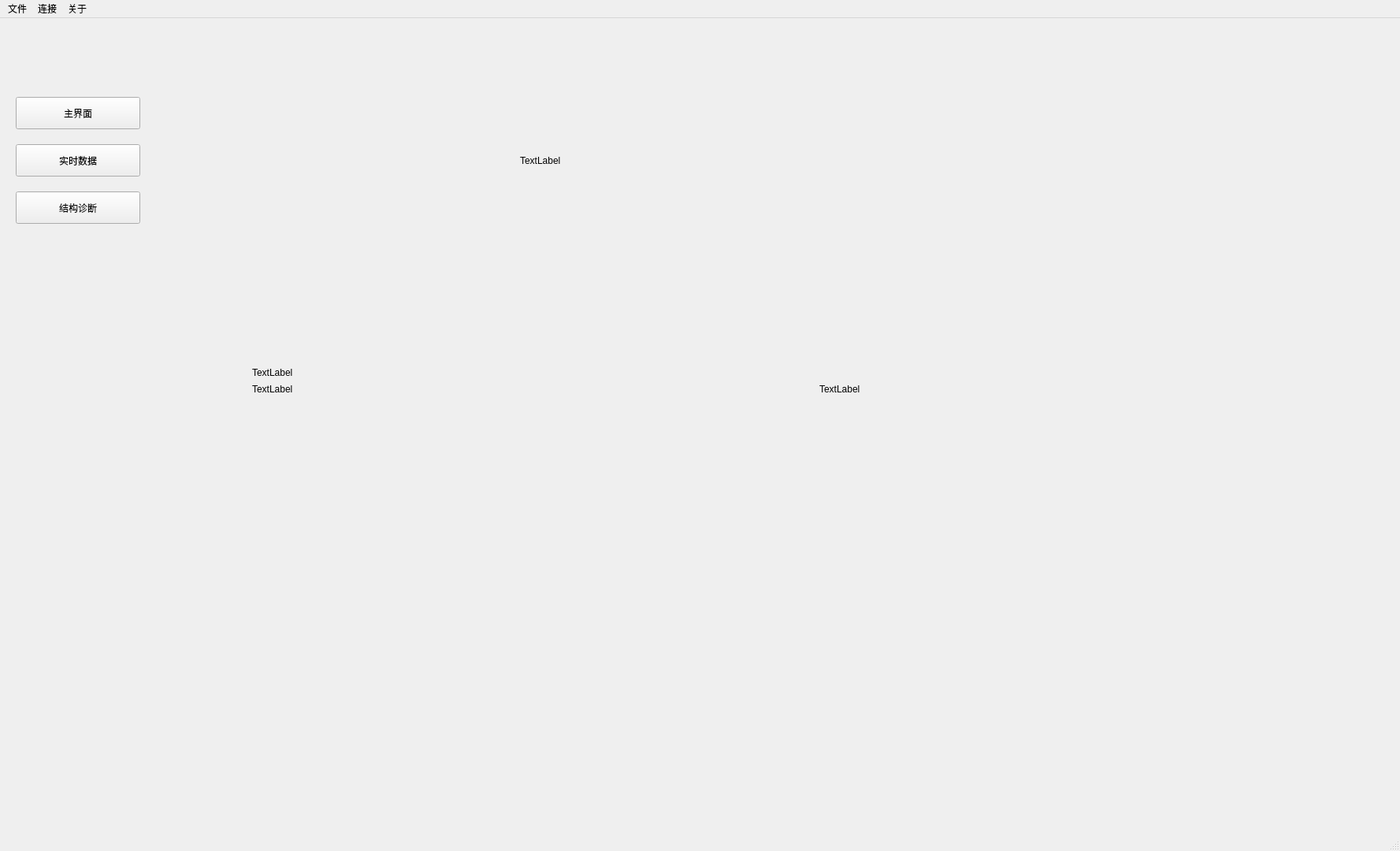
<?xml version="1.0" encoding="UTF-8"?>
<ui version="4.0">
 <class>MainWindow</class>
 <widget class="QMainWindow" name="MainWindow">
  <property name="geometry">
   <rect>
    <x>0</x>
    <y>0</y>
    <width>1777</width>
    <height>1080</height>
   </rect>
  </property>
  <property name="windowTitle">
   <string>MainWindow</string>
  </property>
  <widget class="QWidget" name="centralwidget">
   <widget class="QStackedWidget" name="Main_stackedWidget">
    <property name="geometry">
     <rect>
      <x>200</x>
      <y>100</y>
      <width>1500</width>
      <height>910</height>
     </rect>
    </property>
    <property name="currentIndex">
     <number>0</number>
    </property>
    <widget class="QWidget" name="page">
     <widget class="QStackedWidget" name="Main_page1_stk">
      <property name="geometry">
       <rect>
        <x>100</x>
        <y>50</y>
        <width>800</width>
        <height>600</height>
       </rect>
      </property>
      <property name="currentIndex">
       <number>3</number>
      </property>
      <widget class="QWidget" name="page_4"/>
      <widget class="QWidget" name="page_6"/>
      <widget class="QWidget" name="page_7"/>
      <widget class="QWidget" name="page_5">
       <widget class="QLabel" name="page1_piclabel">
        <property name="geometry">
         <rect>
          <x>20</x>
          <y>20</y>
          <width>760</width>
          <height>560</height>
         </rect>
        </property>
        <property name="text">
         <string>TextLabel</string>
        </property>
       </widget>
       <widget class="QLabel" name="page1_ua">
        <property name="geometry">
         <rect>
          <x>360</x>
          <y>0</y>
          <width>54</width>
          <height>61</height>
         </rect>
        </property>
        <property name="text">
         <string>TextLabel</string>
        </property>
       </widget>
       <widget class="QLabel" name="page1_la">
        <property name="geometry">
         <rect>
          <x>20</x>
          <y>290</y>
          <width>54</width>
          <height>61</height>
         </rect>
        </property>
        <property name="text">
         <string>TextLabel</string>
        </property>
       </widget>
       <widget class="QLabel" name="page1_ra">
        <property name="geometry">
         <rect>
          <x>740</x>
          <y>290</y>
          <width>54</width>
          <height>61</height>
         </rect>
        </property>
        <property name="text">
         <string>TextLabel</string>
        </property>
       </widget>
      </widget>
     </widget>
    </widget>
    <widget class="QWidget" name="page_3"/>
    <widget class="QWidget" name="page_2">
     <widget class="QPushButton" name="pushButton">
      <property name="geometry">
       <rect>
        <x>60</x>
        <y>30</y>
        <width>75</width>
        <height>23</height>
       </rect>
      </property>
      <property name="text">
       <string>PushButton</string>
      </property>
     </widget>
    </widget>
   </widget>
   <widget class="QPushButton" name="MainMenu_miBtn">
    <property name="geometry">
     <rect>
      <x>20</x>
      <y>100</y>
      <width>158</width>
      <height>41</height>
     </rect>
    </property>
    <property name="text">
     <string>主界面</string>
    </property>
   </widget>
   <widget class="QPushButton" name="MainMenu_rtdBtn">
    <property name="geometry">
     <rect>
      <x>20</x>
      <y>160</y>
      <width>158</width>
      <height>41</height>
     </rect>
    </property>
    <property name="text">
     <string>实时数据</string>
    </property>
   </widget>
   <widget class="QPushButton" name="MainMenu_dnBtn">
    <property name="geometry">
     <rect>
      <x>20</x>
      <y>220</y>
      <width>158</width>
      <height>41</height>
     </rect>
    </property>
    <property name="text">
     <string>结构诊断</string>
    </property>
   </widget>
  </widget>
  <widget class="QMenuBar" name="menubar">
   <property name="geometry">
    <rect>
     <x>0</x>
     <y>0</y>
     <width>1777</width>
     <height>22</height>
    </rect>
   </property>
   <widget class="QMenu" name="menu">
    <property name="title">
     <string>文件</string>
    </property>
   </widget>
   <widget class="QMenu" name="menu_2">
    <property name="title">
     <string>连接</string>
    </property>
    <addaction name="actionlink_DB"/>
   </widget>
   <widget class="QMenu" name="menu_3">
    <property name="title">
     <string>关于</string>
    </property>
   </widget>
   <addaction name="menu"/>
   <addaction name="menu_2"/>
   <addaction name="menu_3"/>
  </widget>
  <widget class="QStatusBar" name="statusbar"/>
  <action name="actionlink_DB">
   <property name="text">
    <string>link DB</string>
   </property>
  </action>
 </widget>
 <resources/>
 <connections/>
</ui>
